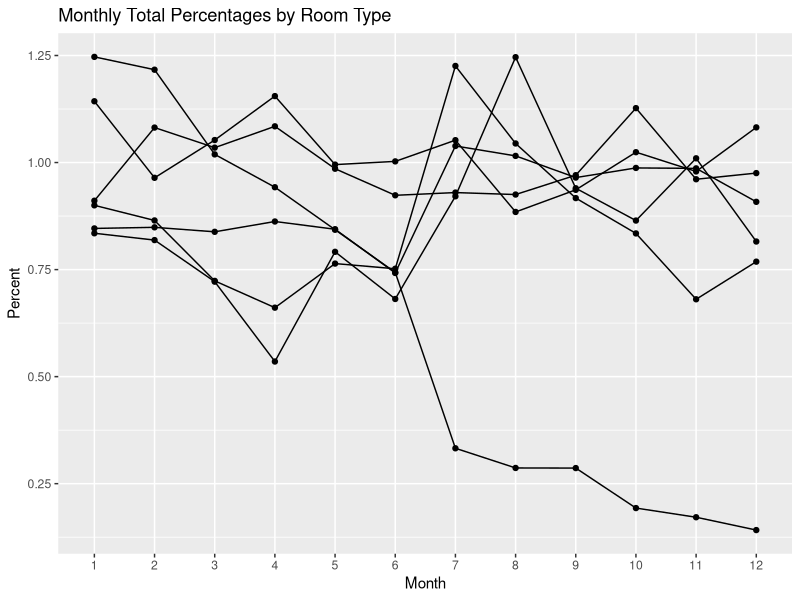
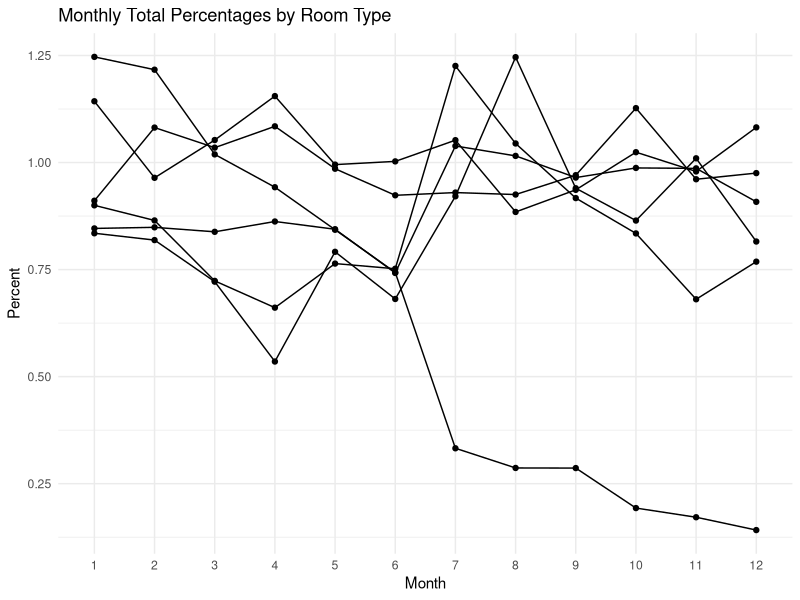
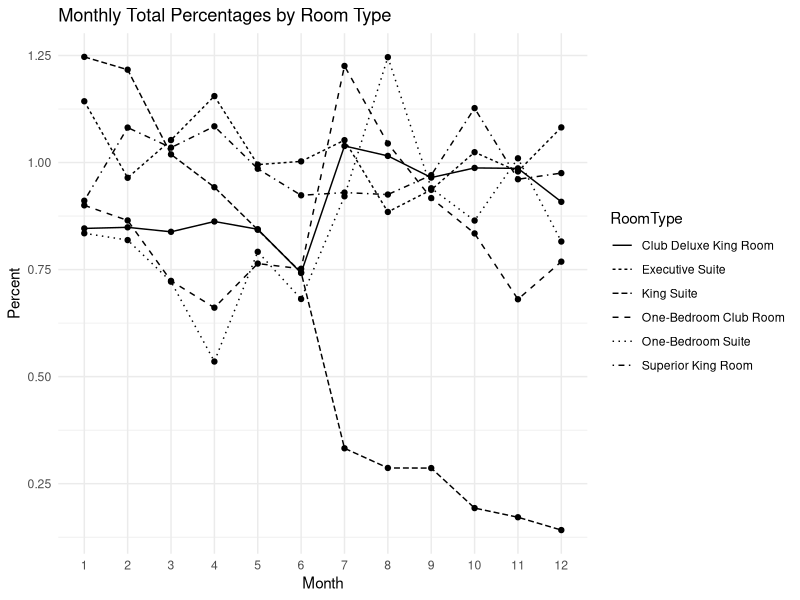
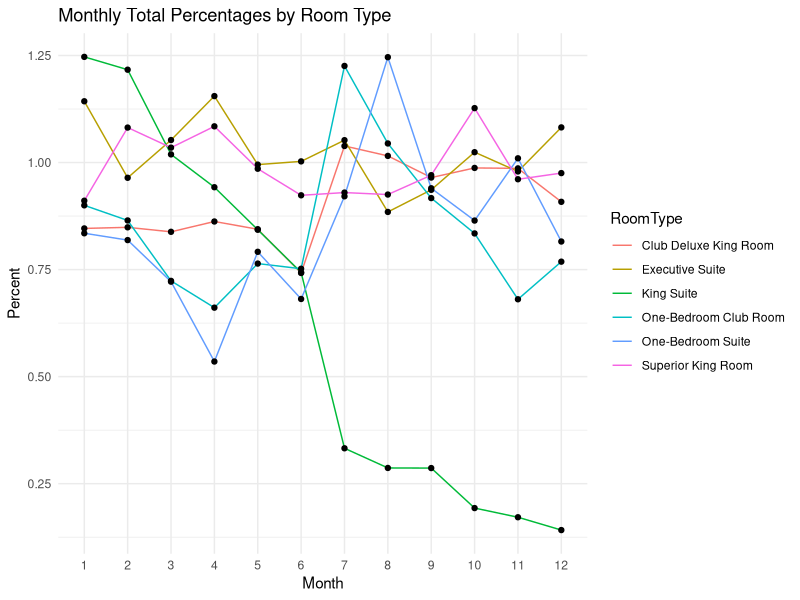
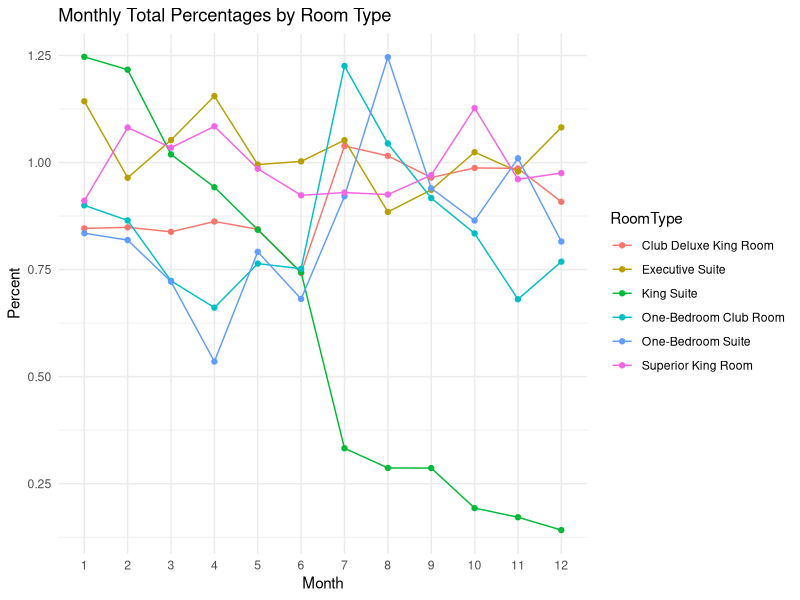
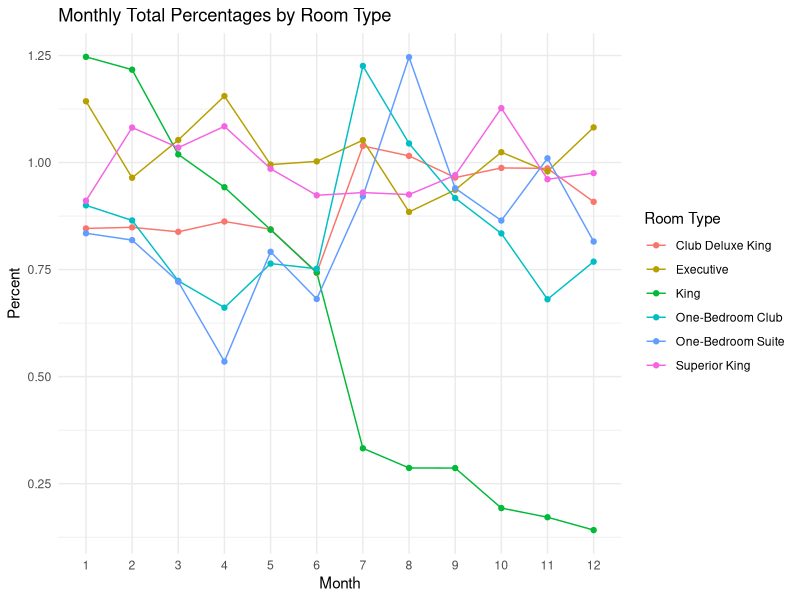
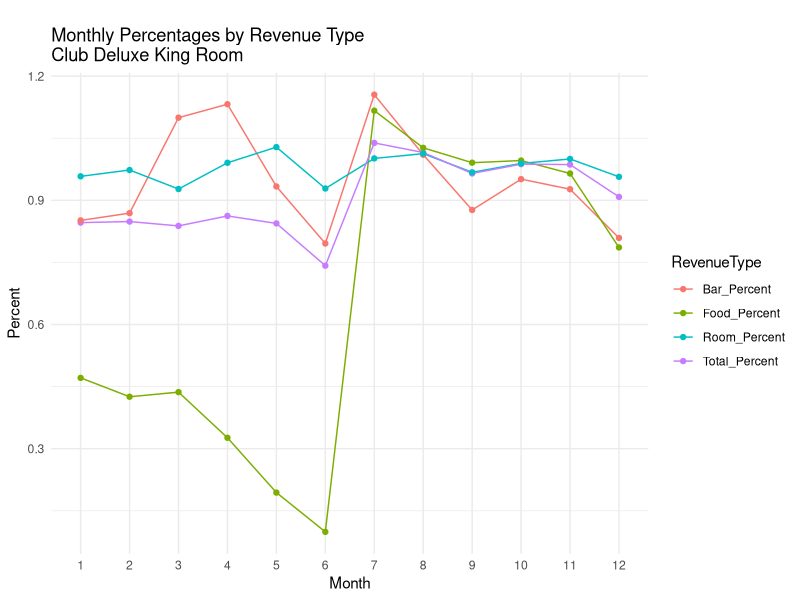
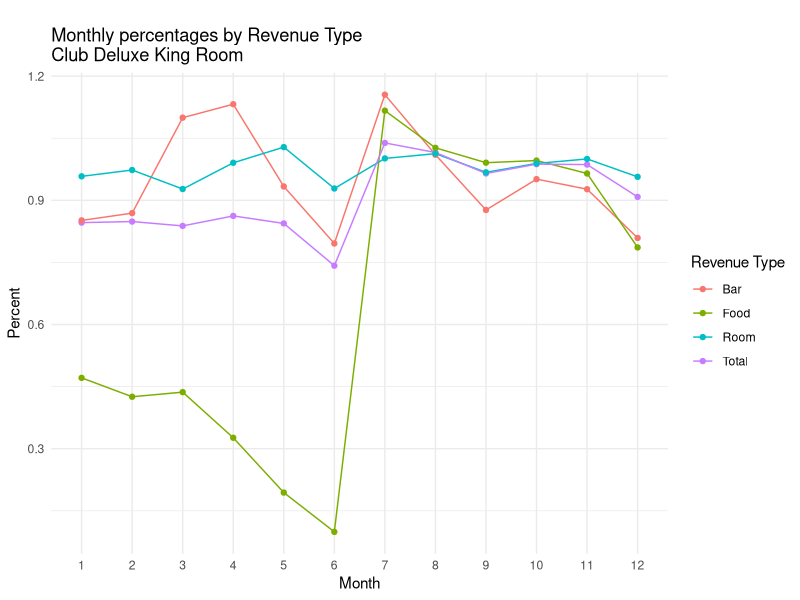

These figures' R source, in order:
##############################
# References
##############################

# Bar plots
# http://www.sthda.com/english/wiki/ggplot2-barplots-quick-start-guide-r-software-and-data-visualization

# Line plots
# http://www.sthda.com/english/wiki/ggplot2-line-plot-quick-start-guide-r-software-and-data-visualization

# Resolution and Dimension of image files
# https://www.christophenicault.com/post/understand_size_dimension_ggplot2/

# Color palettes
# http://www.sthda.com/english/wiki/ggplot2-colors-how-to-change-colors-automatically-and-manually

##############################
# directories and libraries
##############################
# set working directory
getwd()
setwd("C:/Users/seoul/Dropbox/00 technical/github/kimep-data-science-lab/2023.02 CSS3501_2 Data Visualization in R/")
getwd()

# libraries
#install.packages("readxl")
#install.packages("ggplot2")

library(ggplot2)
library(readxl)



##############################
# import data
##############################
v1 <- read_excel("v1.xlsx")
v1
v1$Month <- factor(v1$Month)
v1$RoomType <- factor(v1$RoomType)
v1

# read in v2

v3_1 <- read_excel("v3_clubdeluxe.xlsx")
# read in v3_ files for the other five rooms

v4 <- read_excel("v4.xlsx")
v4$RoomType <- factor(v4$RoomType)


# read in v5

v6 <- read_excel("v6.xlsx")
v6$RoomType <- factor(v6$RoomType)
v6$RevenueType <- factor(v6$RevenueType)





##############################
### V1 - Total Percentages by Month and Room Type
##############################
v1

# line plot
p <- ggplot(data=v1,aes(x=Month,y=Total_Percent,group=RoomType))+
  geom_line()+
  geom_point()+
  xlab("Month")+
  ylab("Percent")+
  ggtitle("Monthly Total Percentages by Room Type")
p

# change theme
p <- ggplot(data=v1,aes(x=Month,y=Total_Percent,group=RoomType))+
  geom_line()+
  geom_point()+
  theme_minimal()+
  xlab("Month")+
  ylab("Percent")+
  ggtitle("Monthly Total Percentages by Room Type")
p

# change line
p <- ggplot(data=v1,aes(x=Month,y=Total_Percent,group=RoomType))+
  geom_line(aes(linetype=RoomType))+
  geom_point()+
  theme_minimal()+
  xlab("Month")+
  ylab("Percent")+
  ggtitle("Monthly Total Percentages by Room Type")
p

# color lines
p <- ggplot(data=v1,aes(x=Month,y=Total_Percent,group=RoomType))+
  geom_line(aes(color=RoomType))+
  geom_point()+
  theme_minimal()+
  xlab("Month")+
  ylab("Percent")+
  ggtitle("Monthly Total Percentages by Room Type")
p

# color lines and points
p <- ggplot(data=v1,aes(x=Month,y=Total_Percent,group=RoomType))+
  geom_line(aes(color=RoomType))+
  geom_point(aes(color=RoomType))+
  theme_minimal()+
  xlab("Month")+
  ylab("Percent")+
  ggtitle("Monthly Total Percentages by Room Type")
p

# legend title and labels
legend_title <- "Room Type"
legend_labels <- c("Club Deluxe King","Executive","King","One-Bedroom Club","One-Bedroom Suite","Superior King")

p <- ggplot(data=v1,aes(x=Month,y=Total_Percent,group=RoomType))+
  geom_line(aes(color=RoomType))+
  geom_point(aes(color=RoomType))+
  theme_minimal()+
  scale_color_discrete(name = legend_title, labels = legend_labels)+
  xlab("Month")+
  ylab("Percent")+
  ggtitle("Monthly Total Percentages by Room Type")
p

ggsave("v1.png",plot = p, dpi = 500)


############################################################
### V2 - Total Percentages by Month and Revenue Type
############################################################

# Using the data in v2.xlsx
# Produce and save a line plot
# indicating Monthly total percentages by revenue type



############################################################
### V3 - Bar, Food and Room Percentages by Month, for each room
############################################################

# 1. 'Club Deluxe King Room'
# 2. 'Executive Suite'
# 3. 'King Suite'
# 4. 'One-Bedroom Club Room'
# 5. 'One-Bedroom Suite'
# 6. 'Superior King Room'

v3_1
roomname<-"Club Deluxe King Room"
dat <- v3_1
dat$Month <- factor(dat$Month)
dat$RevenueType <- factor(dat$RevenueType)


# line plot
p <- ggplot(data=dat,aes(x=Month,y=Percent,group=RevenueType))+
  geom_line(aes(color=RevenueType))+
  geom_point(aes(color=RevenueType))+
  theme_minimal()+
  xlab("Month")+
  ylab("Percent")+
  ggtitle(paste("\nMonthly Percentages by Revenue Type\n",roomname,sep=""))
p


# change legend title and labels
legend_title <- "Revenue Type"
legend_labels <- c("Bar","Food","Room","Total")

p <- ggplot(data=dat,aes(x=Month,y=Percent,group=RevenueType))+
  geom_line(aes(color=RevenueType))+
  geom_point(aes(color=RevenueType))+
  theme_minimal()+
  scale_color_discrete(name = legend_title, labels = legend_labels)+
  xlab("Month")+
  ylab("Percent")+
  ggtitle(paste("\nMonthly percentages by Revenue Type\n",roomname,sep=""))
p

ggsave("v3_clubdeluxe.png",plot = p, dpi = 500)



# Using the data in the five v3_ Excel files
# Produce and save five line plots
# indicating monthly percentages by revenue type for each room type





############################################################
# V4 - Annual Total Percentages by Room Type
############################################################


v4

# bar plot
p <- ggplot(data=v4,aes(x=RoomType,y=Total_Percent))+
  geom_bar(stat="identity")+
  xlab("Room Type")+
  ylab("Percent")+
  theme_minimal()+
  ggtitle("Annual Total Percentages by Room Type")
p


# change bar colors and borders
p <- ggplot(data=v4,aes(x=RoomType,y=Total_Percent))+
  geom_bar(stat="identity", color="gold", fill="purple")+
  xlab("Room Type")+
  ylab("Percent")+
  theme_minimal()+
  ggtitle("Annual Total Percentages by Room Type")
p

# rotate axis labels
p <- ggplot(data=v4,aes(x=RoomType,y=Total_Percent))+
  geom_bar(stat="identity", color="gold", fill="purple")+
  xlab("Room Type")+
  ylab("Percent")+
  scale_x_discrete(guide = guide_axis(angle = 60)) +
  theme_minimal()+
  ggtitle("Annual Total Percentages by Room Type")
p

# edit axis labels
x_axis_labels <- c("Club Deluxe King","Executive","King","One-Bedroom Club","One-Bedroom Suite","Superior King")

p <- ggplot(data=v4,aes(x=RoomType,y=Total_Percent))+
  geom_bar(stat="identity", color="gold", fill="purple")+
  xlab("Room Type")+
  ylab("Percent")+
  scale_x_discrete(guide = guide_axis(angle = 60),labels=x_axis_labels) +
  theme_minimal()+
  ggtitle("Annual Total Percentages by Room Type")
p

# resize axis labels
x_axis_labels <- c("Club Deluxe King","Executive","King","One-Bedroom Club","One-Bedroom Suite","Superior King")

p <- ggplot(data=v4,aes(x=RoomType,y=Total_Percent))+
  geom_bar(stat="identity", color="gold", fill="purple")+
  xlab("Room Type")+
  ylab("Percent")+
  scale_x_discrete(guide = guide_axis(angle = 45),labels=x_axis_labels) +
  theme(axis.text.x=element_text(size=rel(0.5)))+
  theme_minimal()+
  ggtitle("Annual Total Percentages by Room Type")
p


# flip coordinate axes
x_axis_labels <- c("Club Deluxe King","Executive","King","One-Bedroom Club","One-Bedroom Suite","Superior King")

p <- ggplot(data=v4,aes(x=RoomType,y=Total_Percent))+
  geom_bar(stat="identity", color="gold", fill="purple")+
  xlab("Room Type")+
  ylab("Percent")+
  scale_x_discrete(guide = guide_axis(angle = 0),labels=x_axis_labels) +
  theme(axis.text.x=element_text(size=rel(0.5)))+
  theme_minimal()+
  coord_flip()+
  ggtitle("Annual Total Percentages by Room Type")
p

ggsave("v4.png",plot = p, dpi = 500)

# specify dimensions
ggsave("v4.png",plot = p,height=100,width=200,units="mm",dpi = 500)




############################################################
# V5 - Annual Total Percentages by Revenue Type
############################################################

# Using the data in v5
# Produce and save a bar plot plot
# indicating annual total percentages by revenue type




############################################################
### V6 - annual room, bar, food percentages by room type
############################################################
v6

# bar plot with two groups
legend_title <- "Revenue Type"
legend_labels <- c("Bar","Food","Room","Total")

p <- ggplot(data=v6,aes(x=RoomType,y=Percent,fill=RevenueType))+
  geom_bar(stat="identity",position=position_dodge())+
  theme_minimal()+
  xlab("Room Type")+
  ylab("Total Percent")+
  scale_fill_discrete(name = legend_title, labels = legend_labels)+
  scale_x_discrete(guide = guide_axis(angle = 45),labels=x_axis_labels) +
  theme(axis.text.x=element_text(size=rel(0.8)))+
  ggtitle("Annual Room, Bar and Food Percentages by Room Type")
p

# change color scheme

palette_choice <- "Set3"

p <- ggplot(data=v6,aes(x=RoomType,y=Percent,fill=RevenueType))+
  geom_bar(stat="identity",position=position_dodge())+
  theme_minimal()+
  xlab("Room Type")+
  ylab("Total Percent")+
  scale_x_discrete(guide = guide_axis(angle = 45),labels=x_axis_labels) +
  theme(axis.text.x=element_text(size=rel(0.8)))+
  scale_fill_brewer(palette=palette_choice,name = legend_title, labels = legend_labels)+
  ggtitle("Annual Room, Bar and Food Percentages by Room Type")
p


palette_choice <- "BuPu"

p <- ggplot(data=v6,aes(x=RoomType,y=Percent,fill=RevenueType))+
  geom_bar(stat="identity",position=position_dodge())+
  theme_minimal()+
  xlab("Room Type")+
  ylab("Total Percent")+
  scale_x_discrete(guide = guide_axis(angle = 45),labels=x_axis_labels) +
  theme(axis.text.x=element_text(size=rel(0.8)))+
  scale_fill_brewer(palette=palette_choice,name = legend_title, labels = legend_labels)+
  ggtitle("Annual Room, Bar and Food Percentages by Room Type")
p

ggsave("v6.png",plot = p,height=110,width=200,units="mm",dpi = 500)





